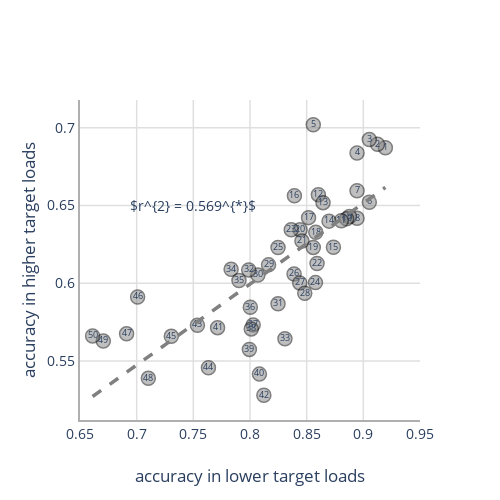

Notebook source saved alongside this figure:
### Markdown cell above
## Check for consistencies when compared across target load sets for these ranked individuals

### Code cell
odd_set = [6,7,8]
even_set = [3,4,5]
sub_id = individual_ranking['subject_Num'].to_numpy()

even_load_data = behavior_data.filter_by(even_set,'num_targets')
individual_even_load_data = even_load_data.groupby('subject_Num',operations = {'avg_accuracy':agg.MEAN('accuracy')})
individual_even_load_data = individual_even_load_data.sort('subject_Num')
individual_even_load_data['rank'] = individual_ranking['rank']
individual_even_load_data = individual_even_load_data.sort('rank')

odd_load_data = behavior_data.filter_by(odd_set,'num_targets')
individual_odd_load_data = odd_load_data.groupby('subject_Num',operations = {'avg_accuracy':agg.MEAN('accuracy')})
individual_odd_load_data = individual_odd_load_data.sort('subject_Num')
individual_odd_load_data['rank'] = individual_ranking['rank']
individual_odd_load_data = individual_odd_load_data.sort('rank')

hsb = individual_odd_load_data
hsb['avg_accuracy_even'] = individual_even_load_data['avg_accuracy']
hsb2 = hsb.to_dataframe()

mod = ols("avg_accuracy ~ avg_accuracy_even", data=hsb2)
res = mod.fit()
print(res.rsquared)

sec2_trace = go.Scatter(x = individual_even_load_data['avg_accuracy'].to_numpy(),
                       y = individual_odd_load_data['avg_accuracy'].to_numpy(),
                       mode='markers+text', marker = dict(size = 14, opacity = 0.5, color = 'gray',line = dict(width = 1.5, color='black')),
                       text = individual_even_load_data['rank'].to_numpy(),
                        textfont = dict(size = 9),
                       showlegend=False)

sec2_trace_fit = go.Scatter(x = np.linspace(individual_even_load_data['avg_accuracy'].min(),individual_even_load_data['avg_accuracy'].max(),100),
                   y = np.linspace(individual_even_load_data['avg_accuracy'].min(),individual_even_load_data['avg_accuracy'].max(),100)*res.params[1] + res.params[0],
                    mode='lines',
                  line = dict(width = 3.5, color='gray', dash = 'dash'),
                    name = '$r^{2}_{partial} = 0.753$',
                   showlegend=False)


layout = go.Layout(title = '',font = dict(size = 14),
                  xaxis = dict(title = 'accuracy in lower target loads'),
                  yaxis = dict(title = 'accuracy in higher target loads'), plot_bgcolor = 'rgba(0,0,0,0)')

fig = go.Figure(data = [sec2_trace, sec2_trace_fit], layout = layout)
fig['layout']['annotations']= [dict(x=.75,y=.65,xref='x',yref='y',text='$r^{2} = 0.569^{*}$', showarrow=False)]
fig['layout'].update(width = 500, height = 500)
fig.update_xaxes(showline=True, linewidth = 2, linecolor = '#AFAFAF', range = [0.65, 0.95], showgrid=True, gridwidth=1.5, gridcolor='#DFDFDF', zeroline=True, zerolinecolor = '#AFAFAF', zerolinewidth = 2.5, nticks = 8)
fig.update_yaxes(showline = True, linewidth = 2, linecolor = '#AFAFAF',showgrid=True, gridwidth=1.5, gridcolor='#DFDFDF', zeroline=True, zerolinecolor = '#AFAFAF', zerolinewidth = 2.5, nticks = 8)
fig.show()
fig.write_image("/Users/supadhy6/Dropbox/Shared with Adi/Results_images/consistent_individual_differences_split_by_target_load.png")
fig.write_image("/Users/supadhy6/Dropbox/Shared with Adi/Results_images/consistent_individual_differences_split_by_target_load.svg")
#py.iplot(fig, filename='split half correlations across target loads')

### Figure 1 — Plotly figure (JSON) as saved in the notebook; plotly's stock layout.template omitted (floating-point values rounded to 4 significant figures)
{"data": [{"marker": {"color": "gray", "line": {"color": "black", "width": 1.5}, "opacity": 0.5, "size": 14}, "mode": "markers+text", "showlegend": false, "text": [1, 2, 3, 4, 5, 6, 7, 8, 9, 10, 11, 12, 13, 14, 15, 16, 17, 18, 19, 20, 21, 22, 23, 24, 25, 26, 27, 28, 29, 30, 31, 32, 33, 34, 35, 36, 37, 38, 39, 40, 41, 42, 43, 44, 45, 46, 47, 48, 49, 50], "textfont": {"size": 9}, "type": "scatter", "x": [0.9194, 0.9125, 0.9053, 0.8944, 0.8558, 0.9053, 0.8944, 0.8944, 0.8878, 0.8853, 0.8806, 0.8603, 0.8644, 0.8697, 0.8736, 0.8392, 0.8517, 0.8581, 0.8558, 0.8442, 0.8458, 0.8592, 0.8364, 0.8578, 0.8247, 0.8389, 0.8439, 0.8483, 0.8164, 0.8069, 0.8247, 0.7989, 0.8308, 0.7833, 0.7903, 0.8003, 0.8028, 0.8011, 0.7994, 0.8083, 0.7714, 0.8122, 0.7536, 0.7633, 0.7306, 0.7008, 0.6911, 0.7103, 0.6706, 0.6611], "y": [0.6871, 0.6893, 0.6924, 0.6837, 0.7019, 0.6521, 0.6594, 0.6417, 0.643, 0.6414, 0.6402, 0.6569, 0.6518, 0.6399, 0.6231, 0.6562, 0.6422, 0.6327, 0.623, 0.6344, 0.6271, 0.6127, 0.6343, 0.6004, 0.6229, 0.606, 0.6002, 0.5936, 0.6118, 0.6052, 0.5868, 0.6085, 0.5643, 0.6089, 0.6017, 0.5845, 0.5732, 0.5706, 0.5574, 0.5416, 0.5714, 0.528, 0.573, 0.5456, 0.5659, 0.5912, 0.5675, 0.5388, 0.5628, 0.5661]}, {"line": {"color": "gray", "dash": "dash", "width": 3.5}, "mode": "lines", "name": "$r^{2}_{partial} = 0.753$", "showlegend": false, "type": "scatter", "x": [0.6611, 0.6637, 0.6663, 0.6689, 0.6715, 0.6742, 0.6768, 0.6794, 0.682, 0.6846, 0.6872, 0.6898, 0.6924, 0.695, 0.6976, 0.7003, 0.7029, 0.7055, 0.7081, 0.7107, 0.7133, 0.7159, 0.7185, 0.7211, 0.7237, 0.7263, 0.729, 0.7316, 0.7342, 0.7368, 0.7394, 0.742, 0.7446, 0.7472, 0.7498, 0.7524, 0.7551, 0.7577, 0.7603, 0.7629, 0.7655, 0.7681, 0.7707, 0.7733, 0.7759, 0.7785, 0.7811, 0.7838, 0.7864, 0.789, 0.7916, 0.7942, 0.7968, 0.7994, 0.802, 0.8046, 0.8072, 0.8098, 0.8125, 0.8151, 0.8177, 0.8203, 0.8229, 0.8255, 0.8281, 0.8307, 0.8333, 0.8359, 0.8386, 0.8412, 0.8438, 0.8464, 0.849, 0.8516, 0.8542, 0.8568, 0.8594, 0.862, 0.8646, 0.8673, 0.8699, 0.8725, 0.8751, 0.8777, 0.8803, 0.8829, 0.8855, 0.8881, 0.8907, 0.8934, 0.896, 0.8986, 0.9012, 0.9038, 0.9064, 0.909, 0.9116, 0.9142, 0.9168, 0.9194], "y": [0.5272, 0.5285, 0.5299, 0.5312, 0.5326, 0.5339, 0.5353, 0.5367, 0.538, 0.5394, 0.5407, 0.5421, 0.5434, 0.5448, 0.5462, 0.5475, 0.5489, 0.5502, 0.5516, 0.553, 0.5543, 0.5557, 0.557, 0.5584, 0.5597, 0.5611, 0.5625, 0.5638, 0.5652, 0.5665, 0.5679, 0.5692, 0.5706, 0.572, 0.5733, 0.5747, 0.576, 0.5774, 0.5788, 0.5801, 0.5815, 0.5828, 0.5842, 0.5855, 0.5869, 0.5883, 0.5896, 0.591, 0.5923, 0.5937, 0.595, 0.5964, 0.5978, 0.5991, 0.6005, 0.6018, 0.6032, 0.6046, 0.6059, 0.6073, 0.6086, 0.61, 0.6113, 0.6127, 0.6141, 0.6154, 0.6168, 0.6181, 0.6195, 0.6209, 0.6222, 0.6236, 0.6249, 0.6263, 0.6276, 0.629, 0.6304, 0.6317, 0.6331, 0.6344, 0.6358, 0.6371, 0.6385, 0.6399, 0.6412, 0.6426, 0.6439, 0.6453, 0.6467, 0.648, 0.6494, 0.6507, 0.6521, 0.6534, 0.6548, 0.6562, 0.6575, 0.6589, 0.6602, 0.6616]}], "layout": {"annotations": [{"showarrow": false, "text": "$r^{2} = 0.569^{*}$", "x": 0.75, "xref": "x", "y": 0.65, "yref": "y"}], "font": {"size": 14}, "height": 500, "plot_bgcolor": "rgba(0,0,0,0)", "title": {"text": ""}, "width": 500, "xaxis": {"gridcolor": "#DFDFDF", "gridwidth": 1.5, "linecolor": "#AFAFAF", "linewidth": 2, "nticks": 8, "range": [0.65, 0.95], "showgrid": true, "showline": true, "title": {"text": "accuracy in lower target loads"}, "zeroline": true, "zerolinecolor": "#AFAFAF", "zerolinewidth": 2.5}, "yaxis": {"gridcolor": "#DFDFDF", "gridwidth": 1.5, "linecolor": "#AFAFAF", "linewidth": 2, "nticks": 8, "showgrid": true, "showline": true, "title": {"text": "accuracy in higher target loads"}, "zeroline": true, "zerolinecolor": "#AFAFAF", "zerolinewidth": 2.5}}}
